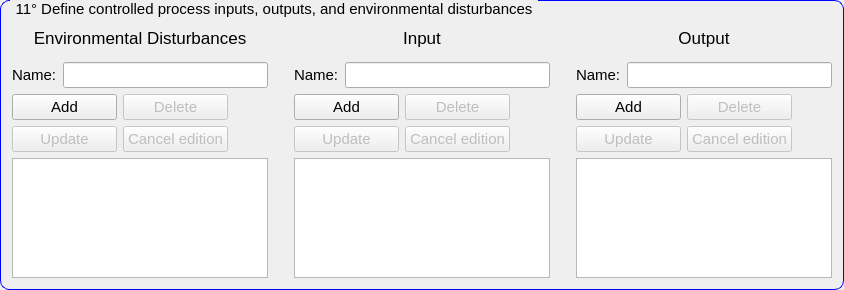
                   <widget class="QGroupBox" name="groupBox_20">
                    <property name="minimumSize">
                     <size>
                      <width>0</width>
                      <height>290</height>
                     </size>
                    </property>
                    <property name="maximumSize">
                     <size>
                      <width>16777215</width>
                      <height>290</height>
                     </size>
                    </property>
                    <property name="styleSheet">
                     <string notr="true">QGroupBox {
    border: 1px solid blue;
    border-radius: 9px;
    margin-top: 0.5em;
    font-size: 15px;
}

QGroupBox::title {
   subcontrol-origin: margin;
    left: 10px;
    padding: 0 3px 0 3px;
}</string>
                    </property>
                    <property name="title">
                     <string>11° Define controlled process inputs, outputs, and environmental disturbances</string>
                    </property>
                    <layout class="QGridLayout" name="gridLayout_33">
                     <item row="0" column="0">
                      <layout class="QHBoxLayout" name="horizontalLayout_51">
                       <property name="topMargin">
                        <number>8</number>
                       </property>
                       <item>
                        <layout class="QVBoxLayout" name="verticalLayout_9">
                         <property name="rightMargin">
                          <number>10</number>
                         </property>
                         <item>
                          <widget class="QLabel" name="label_56">
                           <property name="font">
                            <font>
                             <pointsize>13</pointsize>
                            </font>
                           </property>
                           <property name="text">
                            <string>Environmental Disturbances</string>
                           </property>
                           <property name="alignment">
                            <set>Qt::AlignCenter</set>
                           </property>
                          </widget>
                         </item>
                         <item>
                          <layout class="QHBoxLayout" name="horizontalLayout_38">
                           <item>
                            <widget class="QLabel" name="label_57">
                             <property name="font">
                              <font>
                               <pointsize>11</pointsize>
                              </font>
                             </property>
                             <property name="text">
                              <string>Name:</string>
                             </property>
                            </widget>
                           </item>
                           <item>
                            <widget class="QLineEdit" name="lineedit_name_controlled_process_envd">
                             <property name="font">
                              <font>
                               <pointsize>11</pointsize>
                              </font>
                             </property>
                            </widget>
                           </item>
                          </layout>
                         </item>
                         <item>
                          <layout class="QHBoxLayout" name="horizontalLayout_37">
                           <item>
                            <layout class="QVBoxLayout" name="verticalLayout_8">
                             <item>
                              <layout class="QHBoxLayout" name="horizontalLayout_36">
                               <item>
                                <widget class="QPushButton" name="button_add_controlled_process_envd">
                                 <property name="minimumSize">
                                  <size>
                                   <width>105</width>
                                   <height>0</height>
                                  </size>
                                 </property>
                                 <property name="maximumSize">
                                  <size>
                                   <width>105</width>
                                   <height>16777215</height>
                                  </size>
                                 </property>
                                 <property name="font">
                                  <font>
                                   <pointsize>11</pointsize>
                                  </font>
                                 </property>
                                 <property name="text">
                                  <string>Add</string>
                                 </property>
                                </widget>
                               </item>
                               <item>
                                <widget class="QPushButton" name="button_delete_controlled_process_envd">
                                 <property name="enabled">
                                  <bool>false</bool>
                                 </property>
                                 <property name="minimumSize">
                                  <size>
                                   <width>105</width>
                                   <height>0</height>
                                  </size>
                                 </property>
                                 <property name="maximumSize">
                                  <size>
                                   <width>105</width>
                                   <height>16777215</height>
                                  </size>
                                 </property>
                                 <property name="font">
                                  <font>
                                   <pointsize>11</pointsize>
                                  </font>
                                 </property>
                                 <property name="text">
                                  <string>Delete</string>
                                 </property>
                                </widget>
                               </item>
                              </layout>
                             </item>
                             <item>
                              <layout class="QHBoxLayout" name="horizontalLayout_43">
                               <item>
                                <widget class="QPushButton" name="button_update_controlled_process_envd">
                                 <property name="enabled">
                                  <bool>false</bool>
                                 </property>
                                 <property name="minimumSize">
                                  <size>
                                   <width>105</width>
                                   <height>0</height>
                                  </size>
                                 </property>
                                 <property name="maximumSize">
                                  <size>
                                   <width>105</width>
                                   <height>16777215</height>
                                  </size>
                                 </property>
                                 <property name="font">
                                  <font>
                                   <pointsize>11</pointsize>
                                  </font>
                                 </property>
                                 <property name="text">
                                  <string>Update</string>
                                 </property>
                                </widget>
                               </item>
                               <item>
                                <widget class="QPushButton" name="button_cancel_controlled_process_envd">
                                 <property name="enabled">
                                  <bool>false</bool>
                                 </property>
                                 <property name="minimumSize">
                                  <size>
                                   <width>105</width>
                                   <height>0</height>
                                  </size>
                                 </property>
                                 <property name="maximumSize">
                                  <size>
                                   <width>105</width>
                                   <height>16777215</height>
                                  </size>
                                 </property>
                                 <property name="font">
                                  <font>
                                   <pointsize>11</pointsize>
                                  </font>
                                 </property>
                                 <property name="text">
                                  <string>Cancel edition</string>
                                 </property>
                                </widget>
                               </item>
                              </layout>
                             </item>
                            </layout>
                           </item>
                           <item>
                            <spacer name="horizontalSpacer_2">
                             <property name="orientation">
                              <enum>Qt::Horizontal</enum>
                             </property>
                             <property name="sizeHint" stdset="0">
                              <size>
                               <width>40</width>
                               <height>20</height>
                              </size>
                             </property>
                            </spacer>
                           </item>
                          </layout>
                         </item>
                         <item>
                          <widget class="QListWidget" name="listwidget_controlled_process_envd">
                           <property name="minimumSize">
                            <size>
                             <width>0</width>
                             <height>120</height>
                            </size>
                           </property>
                           <property name="maximumSize">
                            <size>
                             <width>16777215</width>
                             <height>120</height>
                            </size>
                           </property>
                           <property name="font">
                            <font>
                             <pointsize>11</pointsize>
                            </font>
                           </property>
                           <property name="alternatingRowColors">
                            <bool>true</bool>
                           </property>
                           <property name="wordWrap">
                            <bool>true</bool>
                           </property>
                          </widget>
                         </item>
                        </layout>
                       </item>
                       <item>
                        <layout class="QVBoxLayout" name="verticalLayout_21">
                         <property name="leftMargin">
                          <number>10</number>
                         </property>
                         <property name="rightMargin">
                          <number>10</number>
                         </property>
                         <item>
                          <widget class="QLabel" name="label_42">
                           <property name="font">
                            <font>
                             <pointsize>13</pointsize>
                            </font>
                           </property>
                           <property name="text">
                            <string>Input</string>
                           </property>
                           <property name="alignment">
                            <set>Qt::AlignCenter</set>
                           </property>
                          </widget>
                         </item>
                         <item>
                          <layout class="QHBoxLayout" name="horizontalLayout_44">
                           <item>
                            <widget class="QLabel" name="label_43">
                             <property name="font">
                              <font>
                               <pointsize>11</pointsize>
                              </font>
                             </property>
                             <property name="text">
                              <string>Name:</string>
                             </property>
                            </widget>
                           </item>
                           <item>
                            <widget class="QLineEdit" name="lineedit_name_controlled_process_input">
                             <property name="font">
                              <font>
                               <pointsize>11</pointsize>
                              </font>
                             </property>
                            </widget>
                           </item>
                          </layout>
                         </item>
                         <item>
                          <layout class="QHBoxLayout" name="horizontalLayout_50">
                           <item>
                            <layout class="QVBoxLayout" name="verticalLayout_12">
                             <item>
                              <layout class="QHBoxLayout" name="horizontalLayout_45">
                               <item>
                                <widget class="QPushButton" name="button_add_controlled_process_input">
                                 <property name="minimumSize">
                                  <size>
                                   <width>105</width>
                                   <height>0</height>
                                  </size>
                                 </property>
                                 <property name="maximumSize">
                                  <size>
                                   <width>105</width>
                                   <height>16777215</height>
                                  </size>
                                 </property>
                                 <property name="font">
                                  <font>
                                   <pointsize>11</pointsize>
                                  </font>
                                 </property>
                                 <property name="text">
                                  <string>Add</string>
                                 </property>
                                </widget>
                               </item>
                               <item>
                                <widget class="QPushButton" name="button_delete_controlled_process_input">
                                 <property name="enabled">
                                  <bool>false</bool>
                                 </property>
                                 <property name="minimumSize">
                                  <size>
                                   <width>105</width>
                                   <height>0</height>
                                  </size>
                                 </property>
                                 <property name="maximumSize">
                                  <size>
                                   <width>105</width>
                                   <height>16777215</height>
                                  </size>
                                 </property>
                                 <property name="font">
                                  <font>
                                   <pointsize>11</pointsize>
                                  </font>
                                 </property>
                                 <property name="text">
                                  <string>Delete</string>
                                 </property>
                                </widget>
                               </item>
                              </layout>
                             </item>
                             <item>
                              <layout class="QHBoxLayout" name="horizontalLayout_46">
                               <item>
                                <widget class="QPushButton" name="button_update_controlled_process_input">
                                 <property name="enabled">
                                  <bool>false</bool>
                                 </property>
                                 <property name="minimumSize">
                                  <size>
                                   <width>105</width>
                                   <height>0</height>
                                  </size>
                                 </property>
                                 <property name="maximumSize">
                                  <size>
                                   <width>105</width>
                                   <height>16777215</height>
                                  </size>
                                 </property>
                                 <property name="font">
                                  <font>
                                   <pointsize>11</pointsize>
                                  </font>
                                 </property>
                                 <property name="text">
                                  <string>Update</string>
                                 </property>
                                </widget>
                               </item>
                               <item>
                                <widget class="QPushButton" name="button_cancel_controlled_process_input">
                                 <property name="enabled">
                                  <bool>false</bool>
                                 </property>
                                 <property name="minimumSize">
                                  <size>
                                   <width>105</width>
                                   <height>0</height>
                                  </size>
                                 </property>
                                 <property name="maximumSize">
                                  <size>
                                   <width>105</width>
                                   <height>16777215</height>
                                  </size>
                                 </property>
                                 <property name="font">
                                  <font>
                                   <pointsize>11</pointsize>
                                  </font>
                                 </property>
                                 <property name="text">
                                  <string>Cancel edition</string>
                                 </property>
                                </widget>
                               </item>
                              </layout>
                             </item>
                            </layout>
                           </item>
                           <item>
                            <spacer name="horizontalSpacer_3">
                             <property name="orientation">
                              <enum>Qt::Horizontal</enum>
                             </property>
                             <property name="sizeHint" stdset="0">
                              <size>
                               <width>40</width>
                               <height>20</height>
                              </size>
                             </property>
                            </spacer>
                           </item>
                          </layout>
                         </item>
                         <item>
                          <widget class="QListWidget" name="listwidget_controlled_process_input">
                           <property name="minimumSize">
                            <size>
                             <width>0</width>
                             <height>120</height>
                            </size>
                           </property>
                           <property name="maximumSize">
                            <size>
                             <width>16777215</width>
                             <height>120</height>
                            </size>
                           </property>
                           <property name="font">
                            <font>
                             <pointsize>11</pointsize>
                            </font>
                           </property>
                           <property name="alternatingRowColors">
                            <bool>true</bool>
                           </property>
                           <property name="wordWrap">
                            <bool>true</bool>
                           </property>
                          </widget>
                         </item>
                        </layout>
                       </item>
                       <item>
                        <layout class="QVBoxLayout" name="verticalLayout_26">
                         <property name="leftMargin">
                          <number>10</number>
                         </property>
                         <item>
                          <widget class="QLabel" name="label_45">
                           <property name="font">
                            <font>
                             <pointsize>13</pointsize>
                            </font>
                           </property>
                           <property name="text">
                            <string>Output</string>
                           </property>
                           <property name="alignment">
                            <set>Qt::AlignCenter</set>
                           </property>
                          </widget>
                         </item>
                         <item>
                          <layout class="QHBoxLayout" name="horizontalLayout_47">
                           <item>
                            <widget class="QLabel" name="label_46">
                             <property name="font">
                              <font>
                               <pointsize>11</pointsize>
                              </font>
                             </property>
                             <property name="text">
                              <string>Name:</string>
                             </property>
                            </widget>
                           </item>
                           <item>
                            <widget class="QLineEdit" name="lineedit_name_controlled_process_output">
                             <property name="font">
                              <font>
                               <pointsize>11</pointsize>
                              </font>
                             </property>
                            </widget>
                           </item>
                          </layout>
                         </item>
                         <item>
                          <layout class="QHBoxLayout" name="horizontalLayout_49">
                           <item>
                            <layout class="QVBoxLayout" name="verticalLayout_20">
                             <item>
                              <layout class="QHBoxLayout" name="horizontalLayout_48">
                               <item>
                                <widget class="QPushButton" name="button_add_controlled_process_output">
                                 <property name="minimumSize">
                                  <size>
                                   <width>105</width>
                                   <height>0</height>
                                  </size>
                                 </property>
                                 <property name="maximumSize">
                                  <size>
                                   <width>105</width>
                                   <height>16777215</height>
                                  </size>
                                 </property>
                                 <property name="font">
                                  <font>
                                   <pointsize>11</pointsize>
                                  </font>
                                 </property>
                                 <property name="text">
                                  <string>Add</string>
                                 </property>
                                </widget>
                               </item>
                               <item>
                                <widget class="QPushButton" name="button_delete_controlled_process_output">
                                 <property name="enabled">
                                  <bool>false</bool>
                                 </property>
                                 <property name="minimumSize">
                                  <size>
                                   <width>105</width>
                                   <height>0</height>
                                  </size>
                                 </property>
                                 <property name="maximumSize">
                                  <size>
                                   <width>105</width>
                                   <height>16777215</height>
                                  </size>
                                 </property>
                                 <property name="font">
                                  <font>
                                   <pointsize>11</pointsize>
                                  </font>
                                 </property>
                                 <property name="text">
                                  <string>Delete</string>
                                 </property>
                                </widget>
                               </item>
                              </layout>
                             </item>
                             <item>
                              <layout class="QHBoxLayout" name="horizontalLayout_54">
                               <item>
                                <widget class="QPushButton" name="button_update_controlled_process_output">
                                 <property name="enabled">
                                  <bool>false</bool>
                                 </property>
                                 <property name="minimumSize">
                                  <size>
                                   <width>105</width>
                                   <height>0</height>
                                  </size>
                                 </property>
                                 <property name="maximumSize">
                                  <size>
                                   <width>105</width>
                                   <height>16777215</height>
                                  </size>
                                 </property>
                                 <property name="font">
                                  <font>
                                   <pointsize>11</pointsize>
                                  </font>
                                 </property>
                                 <property name="text">
                                  <string>Update</string>
                                 </property>
                                </widget>
                               </item>
                               <item>
                                <widget class="QPushButton" name="button_cancel_controlled_process_output">
                                 <property name="enabled">
                                  <bool>false</bool>
                                 </property>
                                 <property name="minimumSize">
                                  <size>
                                   <width>105</width>
                                   <height>0</height>
                                  </size>
                                 </property>
                                 <property name="maximumSize">
                                  <size>
                                   <width>105</width>
                                   <height>16777215</height>
                                  </size>
                                 </property>
                                 <property name="font">
                                  <font>
                                   <pointsize>11</pointsize>
                                  </font>
                                 </property>
                                 <property name="text">
                                  <string>Cancel edition</string>
                                 </property>
                                </widget>
                               </item>
                              </layout>
                             </item>
                            </layout>
                           </item>
                           <item>
                            <spacer name="horizontalSpacer_16">
                             <property name="orientation">
                              <enum>Qt::Horizontal</enum>
                             </property>
                             <property name="sizeHint" stdset="0">
                              <size>
                               <width>40</width>
                               <height>20</height>
                              </size>
                             </property>
                            </spacer>
                           </item>
                          </layout>
                         </item>
                         <item>
                          <widget class="QListWidget" name="listwidget_controlled_process_output">
                           <property name="minimumSize">
                            <size>
                             <width>0</width>
                             <height>120</height>
                            </size>
                           </property>
                           <property name="maximumSize">
                            <size>
                             <width>16777215</width>
                             <height>120</height>
                            </size>
                           </property>
                           <property name="font">
                            <font>
                             <pointsize>11</pointsize>
                            </font>
                           </property>
                           <property name="alternatingRowColors">
                            <bool>true</bool>
                           </property>
                           <property name="wordWrap">
                            <bool>true</bool>
                           </property>
                          </widget>
                         </item>
                        </layout>
                       </item>
                      </layout>
                     </item>
                    </layout>
                   </widget>
